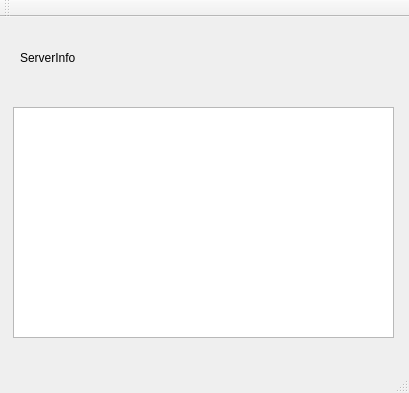
<?xml version="1.0" encoding="UTF-8"?>
<ui version="4.0">
 <class>serverWindow</class>
 <widget class="QMainWindow" name="serverWindow">
  <property name="geometry">
   <rect>
    <x>0</x>
    <y>0</y>
    <width>409</width>
    <height>393</height>
   </rect>
  </property>
  <property name="windowTitle">
   <string>serverWindow</string>
  </property>
  <widget class="QWidget" name="centralWidget">
   <widget class="QTextEdit" name="infoWindow">
    <property name="geometry">
     <rect>
      <x>13</x>
      <y>90</y>
      <width>381</width>
      <height>231</height>
     </rect>
    </property>
   </widget>
   <widget class="QLabel" name="serverInfoLabel">
    <property name="geometry">
     <rect>
      <x>20</x>
      <y>0</y>
      <width>361</width>
      <height>81</height>
     </rect>
    </property>
    <property name="text">
     <string>ServerInfo</string>
    </property>
   </widget>
  </widget>
  <widget class="QMenuBar" name="menuBar">
   <property name="geometry">
    <rect>
     <x>0</x>
     <y>0</y>
     <width>409</width>
     <height>25</height>
    </rect>
   </property>
  </widget>
  <widget class="QToolBar" name="mainToolBar">
   <attribute name="toolBarArea">
    <enum>TopToolBarArea</enum>
   </attribute>
   <attribute name="toolBarBreak">
    <bool>false</bool>
   </attribute>
  </widget>
  <widget class="QStatusBar" name="statusBar"/>
 </widget>
 <layoutdefault spacing="6" margin="11"/>
 <resources/>
 <connections/>
</ui>
